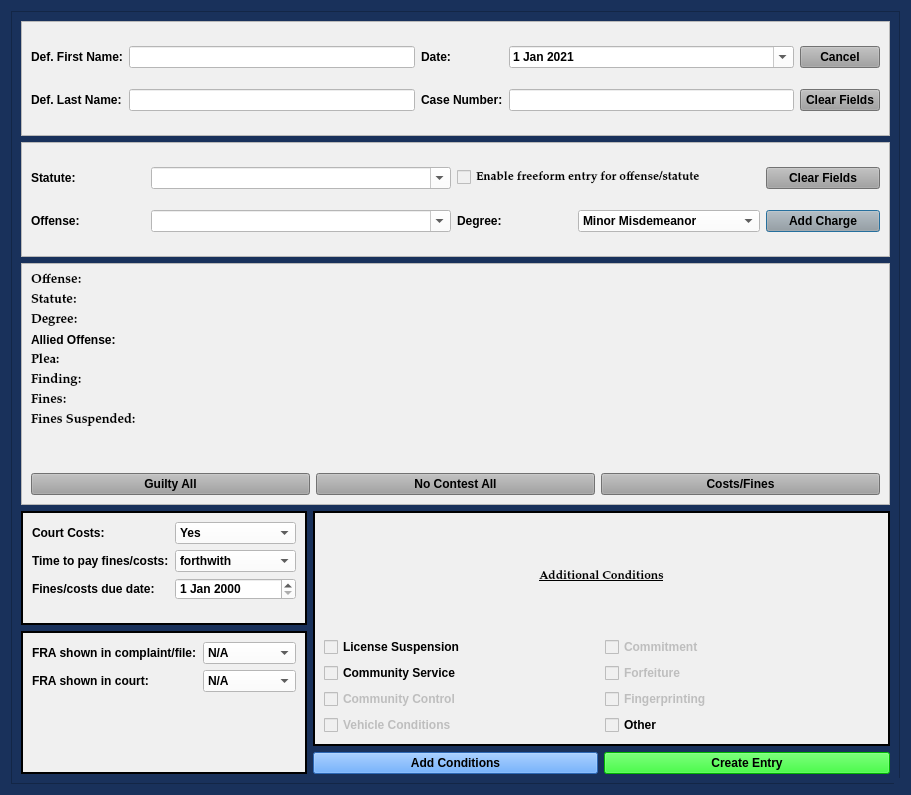
<?xml version="1.0" encoding="UTF-8"?>
<ui version="4.0">
 <class>NoJailPleaDialog</class>
 <widget class="QDialog" name="NoJailPleaDialog">
  <property name="windowModality">
   <enum>Qt::NonModal</enum>
  </property>
  <property name="geometry">
   <rect>
    <x>0</x>
    <y>0</y>
    <width>911</width>
    <height>795</height>
   </rect>
  </property>
  <property name="sizePolicy">
   <sizepolicy hsizetype="Minimum" vsizetype="Minimum">
    <horstretch>0</horstretch>
    <verstretch>0</verstretch>
   </sizepolicy>
  </property>
  <property name="minimumSize">
   <size>
    <width>0</width>
    <height>0</height>
   </size>
  </property>
  <property name="maximumSize">
   <size>
    <width>2500</width>
    <height>3500</height>
   </size>
  </property>
  <property name="palette">
   <palette>
    <active>
     <colorrole role="Button">
      <brush brushstyle="SolidPattern">
       <color alpha="255">
        <red>25</red>
        <green>49</green>
        <blue>91</blue>
       </color>
      </brush>
     </colorrole>
     <colorrole role="Base">
      <brush brushstyle="SolidPattern">
       <color alpha="255">
        <red>25</red>
        <green>49</green>
        <blue>91</blue>
       </color>
      </brush>
     </colorrole>
     <colorrole role="Window">
      <brush brushstyle="SolidPattern">
       <color alpha="255">
        <red>25</red>
        <green>49</green>
        <blue>91</blue>
       </color>
      </brush>
     </colorrole>
    </active>
    <inactive>
     <colorrole role="Button">
      <brush brushstyle="SolidPattern">
       <color alpha="255">
        <red>25</red>
        <green>49</green>
        <blue>91</blue>
       </color>
      </brush>
     </colorrole>
     <colorrole role="Base">
      <brush brushstyle="SolidPattern">
       <color alpha="255">
        <red>25</red>
        <green>49</green>
        <blue>91</blue>
       </color>
      </brush>
     </colorrole>
     <colorrole role="Window">
      <brush brushstyle="SolidPattern">
       <color alpha="255">
        <red>25</red>
        <green>49</green>
        <blue>91</blue>
       </color>
      </brush>
     </colorrole>
    </inactive>
    <disabled>
     <colorrole role="Button">
      <brush brushstyle="SolidPattern">
       <color alpha="255">
        <red>25</red>
        <green>49</green>
        <blue>91</blue>
       </color>
      </brush>
     </colorrole>
     <colorrole role="Base">
      <brush brushstyle="SolidPattern">
       <color alpha="255">
        <red>25</red>
        <green>49</green>
        <blue>91</blue>
       </color>
      </brush>
     </colorrole>
     <colorrole role="Window">
      <brush brushstyle="SolidPattern">
       <color alpha="255">
        <red>25</red>
        <green>49</green>
        <blue>91</blue>
       </color>
      </brush>
     </colorrole>
    </disabled>
   </palette>
  </property>
  <property name="font">
   <font>
    <family>Palatino Linotype</family>
    <pointsize>10</pointsize>
    <weight>75</weight>
    <italic>false</italic>
    <bold>true</bold>
   </font>
  </property>
  <property name="windowTitle">
   <string>No Jail Plea Case Information</string>
  </property>
  <property name="toolTip">
   <string/>
  </property>
  <property name="styleSheet">
   <string notr="true">background-color: rgb(25, 49, 91);
font: 75 10pt &quot;Palatino Linotype&quot;;
font-weight: bold;</string>
  </property>
  <property name="sizeGripEnabled">
   <bool>true</bool>
  </property>
  <property name="modal">
   <bool>true</bool>
  </property>
  <layout class="QVBoxLayout" name="verticalLayout" stretch="0">
   <item>
    <widget class="QScrollArea" name="scrollArea">
     <property name="widgetResizable">
      <bool>true</bool>
     </property>
     <widget class="QWidget" name="scrollAreaWidgetContents_2">
      <property name="geometry">
       <rect>
        <x>0</x>
        <y>0</y>
        <width>891</width>
        <height>775</height>
       </rect>
      </property>
      <layout class="QGridLayout" name="gridLayout_4">
       <item row="0" column="0" colspan="3">
        <widget class="QFrame" name="frame_2">
         <property name="sizePolicy">
          <sizepolicy hsizetype="Preferred" vsizetype="Preferred">
           <horstretch>0</horstretch>
           <verstretch>0</verstretch>
          </sizepolicy>
         </property>
         <property name="styleSheet">
          <string notr="true">background-color: rgb(240, 240, 240);</string>
         </property>
         <property name="frameShape">
          <enum>QFrame::StyledPanel</enum>
         </property>
         <property name="frameShadow">
          <enum>QFrame::Raised</enum>
         </property>
         <layout class="QGridLayout" name="gridLayout">
          <item row="0" column="4">
           <widget class="QPushButton" name="cancel_Button">
            <property name="focusPolicy">
             <enum>Qt::NoFocus</enum>
            </property>
            <property name="styleSheet">
             <string notr="true">background-color: rgb(160, 160, 160);</string>
            </property>
            <property name="text">
             <string>Cancel</string>
            </property>
           </widget>
          </item>
          <item row="1" column="2">
           <widget class="QLabel" name="label_3">
            <property name="text">
             <string>Case Number:</string>
            </property>
           </widget>
          </item>
          <item row="1" column="0">
           <widget class="QLabel" name="label_2">
            <property name="text">
             <string>Def. Last Name:</string>
            </property>
           </widget>
          </item>
          <item row="1" column="1">
           <widget class="QLineEdit" name="defendant_last_name_lineEdit">
            <property name="enabled">
             <bool>true</bool>
            </property>
            <property name="styleSheet">
             <string notr="true">background-color: rgb(255, 255, 255);</string>
            </property>
           </widget>
          </item>
          <item row="0" column="0">
           <widget class="QLabel" name="label">
            <property name="text">
             <string>Def. First Name:</string>
            </property>
           </widget>
          </item>
          <item row="0" column="1">
           <widget class="QLineEdit" name="defendant_first_name_lineEdit">
            <property name="maximumSize">
             <size>
              <width>500</width>
              <height>16777215</height>
             </size>
            </property>
            <property name="styleSheet">
             <string notr="true">background-color: rgb(255, 255, 255);</string>
            </property>
           </widget>
          </item>
          <item row="0" column="3">
           <widget class="QDateEdit" name="plea_trial_date">
            <property name="focusPolicy">
             <enum>Qt::NoFocus</enum>
            </property>
            <property name="styleSheet">
             <string notr="true">background-color: rgb(255, 255, 255);</string>
            </property>
            <property name="minimumDate">
             <date>
              <year>2021</year>
              <month>1</month>
              <day>1</day>
             </date>
            </property>
            <property name="calendarPopup">
             <bool>true</bool>
            </property>
            <property name="date">
             <date>
              <year>2021</year>
              <month>1</month>
              <day>1</day>
             </date>
            </property>
           </widget>
          </item>
          <item row="0" column="2">
           <widget class="QLabel" name="label_26">
            <property name="text">
             <string>Date:</string>
            </property>
           </widget>
          </item>
          <item row="1" column="4">
           <widget class="QPushButton" name="clear_fields_case_Button">
            <property name="focusPolicy">
             <enum>Qt::NoFocus</enum>
            </property>
            <property name="styleSheet">
             <string notr="true">background-color: rgb(160, 160, 160);</string>
            </property>
            <property name="text">
             <string>Clear Fields</string>
            </property>
           </widget>
          </item>
          <item row="1" column="3">
           <widget class="QLineEdit" name="case_number_lineEdit">
            <property name="maximumSize">
             <size>
              <width>500</width>
              <height>16777215</height>
             </size>
            </property>
            <property name="styleSheet">
             <string notr="true">background-color: rgb(255, 255, 255);</string>
            </property>
           </widget>
          </item>
         </layout>
        </widget>
       </item>
       <item row="1" column="0" colspan="3">
        <widget class="QFrame" name="frame_3">
         <property name="sizePolicy">
          <sizepolicy hsizetype="Preferred" vsizetype="Preferred">
           <horstretch>0</horstretch>
           <verstretch>0</verstretch>
          </sizepolicy>
         </property>
         <property name="styleSheet">
          <string notr="true">background-color: rgb(240, 240, 240);</string>
         </property>
         <property name="frameShape">
          <enum>QFrame::StyledPanel</enum>
         </property>
         <property name="frameShadow">
          <enum>QFrame::Raised</enum>
         </property>
         <layout class="QGridLayout" name="gridLayout_2">
          <item row="0" column="0">
           <widget class="QLabel" name="label_6">
            <property name="text">
             <string>Statute:</string>
            </property>
           </widget>
          </item>
          <item row="1" column="1">
           <widget class="QComboBox" name="offense_choice_box">
            <property name="minimumSize">
             <size>
              <width>300</width>
              <height>0</height>
             </size>
            </property>
            <property name="styleSheet">
             <string notr="true">background-color: rgb(255, 255, 255);</string>
            </property>
            <property name="editable">
             <bool>true</bool>
            </property>
           </widget>
          </item>
          <item row="1" column="2">
           <widget class="QLabel" name="label_23">
            <property name="text">
             <string>Degree:</string>
            </property>
           </widget>
          </item>
          <item row="0" column="1">
           <widget class="QComboBox" name="statute_choice_box">
            <property name="enabled">
             <bool>true</bool>
            </property>
            <property name="minimumSize">
             <size>
              <width>300</width>
              <height>0</height>
             </size>
            </property>
            <property name="focusPolicy">
             <enum>Qt::WheelFocus</enum>
            </property>
            <property name="styleSheet">
             <string notr="true">background-color: rgb(255, 255, 255);</string>
            </property>
            <property name="editable">
             <bool>true</bool>
            </property>
           </widget>
          </item>
          <item row="1" column="0">
           <widget class="QLabel" name="label_15">
            <property name="text">
             <string>Offense:</string>
            </property>
           </widget>
          </item>
          <item row="0" column="4">
           <widget class="QPushButton" name="clear_fields_charge_Button">
            <property name="focusPolicy">
             <enum>Qt::NoFocus</enum>
            </property>
            <property name="styleSheet">
             <string notr="true">background-color: rgb(160, 160, 160);</string>
            </property>
            <property name="text">
             <string>Clear Fields</string>
            </property>
           </widget>
          </item>
          <item row="1" column="3">
           <widget class="QComboBox" name="degree_choice_box">
            <property name="enabled">
             <bool>true</bool>
            </property>
            <property name="focusPolicy">
             <enum>Qt::NoFocus</enum>
            </property>
            <property name="styleSheet">
             <string notr="true">background-color: rgb(255, 255, 255);</string>
            </property>
            <item>
             <property name="text">
              <string>Minor Misdemeanor</string>
             </property>
            </item>
            <item>
             <property name="text">
              <string>M1</string>
             </property>
            </item>
            <item>
             <property name="text">
              <string>M2</string>
             </property>
            </item>
            <item>
             <property name="text">
              <string>M3</string>
             </property>
            </item>
            <item>
             <property name="text">
              <string>M4</string>
             </property>
            </item>
            <item>
             <property name="text">
              <string>Unclassified Misdemeanor</string>
             </property>
            </item>
           </widget>
          </item>
          <item row="1" column="4">
           <widget class="QPushButton" name="add_charge_Button">
            <property name="styleSheet">
             <string notr="true">background-color: rgb(160, 160, 160);</string>
            </property>
            <property name="text">
             <string>Add Charge</string>
            </property>
           </widget>
          </item>
          <item row="0" column="2" colspan="2">
           <widget class="QCheckBox" name="freeform_entry_checkBox">
            <property name="font">
             <font>
              <family>Palatino Linotype</family>
              <pointsize>9</pointsize>
              <weight>9</weight>
              <italic>false</italic>
              <bold>false</bold>
             </font>
            </property>
            <property name="focusPolicy">
             <enum>Qt::NoFocus</enum>
            </property>
            <property name="styleSheet">
             <string notr="true">font: 75 9pt &quot;Palatino Linotype&quot;;</string>
            </property>
            <property name="text">
             <string>Enable freeform entry for offense/statute</string>
            </property>
           </widget>
          </item>
         </layout>
        </widget>
       </item>
       <item row="2" column="0" colspan="3">
        <widget class="QFrame" name="frame">
         <property name="sizePolicy">
          <sizepolicy hsizetype="Preferred" vsizetype="Preferred">
           <horstretch>0</horstretch>
           <verstretch>0</verstretch>
          </sizepolicy>
         </property>
         <property name="styleSheet">
          <string notr="true">background-color: rgb(240, 240, 240);</string>
         </property>
         <property name="frameShape">
          <enum>QFrame::StyledPanel</enum>
         </property>
         <property name="frameShadow">
          <enum>QFrame::Raised</enum>
         </property>
         <layout class="QVBoxLayout" name="verticalLayout_2">
          <item>
           <layout class="QGridLayout" name="gridLayout_3">
            <item row="0" column="0" colspan="3">
             <layout class="QGridLayout" name="charges_gridLayout">
              <item row="4" column="0">
               <widget class="QLabel" name="plea_label_1">
                <property name="font">
                 <font>
                  <family>Palatino Linotype</family>
                  <pointsize>10</pointsize>
                  <weight>75</weight>
                  <italic>false</italic>
                  <bold>true</bold>
                 </font>
                </property>
                <property name="text">
                 <string>Plea:</string>
                </property>
               </widget>
              </item>
              <item row="5" column="0">
               <widget class="QLabel" name="label_14">
                <property name="font">
                 <font>
                  <family>Palatino Linotype</family>
                  <pointsize>10</pointsize>
                  <weight>75</weight>
                  <italic>false</italic>
                  <bold>true</bold>
                 </font>
                </property>
                <property name="text">
                 <string>Finding:</string>
                </property>
               </widget>
              </item>
              <item row="7" column="0">
               <widget class="QLabel" name="label_10">
                <property name="font">
                 <font>
                  <family>Palatino Linotype</family>
                  <pointsize>10</pointsize>
                  <weight>75</weight>
                  <italic>false</italic>
                  <bold>true</bold>
                 </font>
                </property>
                <property name="text">
                 <string>Fines Suspended:</string>
                </property>
               </widget>
              </item>
              <item row="9" column="0">
               <widget class="QLabel" name="label_5">
                <property name="text">
                 <string/>
                </property>
               </widget>
              </item>
              <item row="2" column="0">
               <widget class="QLabel" name="label_20">
                <property name="font">
                 <font>
                  <family>Palatino Linotype</family>
                  <pointsize>10</pointsize>
                  <weight>75</weight>
                  <italic>false</italic>
                  <bold>true</bold>
                 </font>
                </property>
                <property name="text">
                 <string>Degree:</string>
                </property>
               </widget>
              </item>
              <item row="6" column="0">
               <widget class="QLabel" name="label_17">
                <property name="font">
                 <font>
                  <family>Palatino Linotype</family>
                  <pointsize>10</pointsize>
                  <weight>75</weight>
                  <italic>false</italic>
                  <bold>true</bold>
                 </font>
                </property>
                <property name="text">
                 <string>Fines:</string>
                </property>
               </widget>
              </item>
              <item row="0" column="0">
               <widget class="QLabel" name="offense_label_1">
                <property name="font">
                 <font>
                  <family>Palatino Linotype</family>
                  <pointsize>10</pointsize>
                  <weight>75</weight>
                  <italic>false</italic>
                  <bold>true</bold>
                 </font>
                </property>
                <property name="text">
                 <string>Offense:</string>
                </property>
                <property name="wordWrap">
                 <bool>true</bool>
                </property>
               </widget>
              </item>
              <item row="1" column="0">
               <widget class="QLabel" name="label_19">
                <property name="font">
                 <font>
                  <family>Palatino Linotype</family>
                  <pointsize>10</pointsize>
                  <weight>75</weight>
                  <italic>false</italic>
                  <bold>true</bold>
                 </font>
                </property>
                <property name="text">
                 <string>Statute:</string>
                </property>
               </widget>
              </item>
              <item row="8" column="0">
               <widget class="QLabel" name="label_4">
                <property name="text">
                 <string/>
                </property>
               </widget>
              </item>
              <item row="3" column="0">
               <widget class="QLabel" name="label_7">
                <property name="text">
                 <string>Allied Offense:</string>
                </property>
               </widget>
              </item>
             </layout>
            </item>
            <item row="1" column="0">
             <widget class="QPushButton" name="guilty_all_Button">
              <property name="sizePolicy">
               <sizepolicy hsizetype="Preferred" vsizetype="Fixed">
                <horstretch>0</horstretch>
                <verstretch>0</verstretch>
               </sizepolicy>
              </property>
              <property name="focusPolicy">
               <enum>Qt::NoFocus</enum>
              </property>
              <property name="styleSheet">
               <string notr="true">background-color: rgb(160, 160, 160);</string>
              </property>
              <property name="text">
               <string>Guilty All</string>
              </property>
             </widget>
            </item>
            <item row="1" column="1">
             <widget class="QPushButton" name="no_contest_all_Button">
              <property name="sizePolicy">
               <sizepolicy hsizetype="Preferred" vsizetype="Fixed">
                <horstretch>0</horstretch>
                <verstretch>0</verstretch>
               </sizepolicy>
              </property>
              <property name="focusPolicy">
               <enum>Qt::NoFocus</enum>
              </property>
              <property name="styleSheet">
               <string notr="true">background-color: rgb(160, 160, 160);</string>
              </property>
              <property name="text">
               <string>No Contest All</string>
              </property>
             </widget>
            </item>
            <item row="1" column="2">
             <widget class="QPushButton" name="costs_and_fines_Button">
              <property name="sizePolicy">
               <sizepolicy hsizetype="Preferred" vsizetype="Fixed">
                <horstretch>0</horstretch>
                <verstretch>0</verstretch>
               </sizepolicy>
              </property>
              <property name="focusPolicy">
               <enum>Qt::NoFocus</enum>
              </property>
              <property name="styleSheet">
               <string notr="true">background-color: rgb(160, 160, 160);</string>
              </property>
              <property name="text">
               <string>Costs/Fines</string>
              </property>
              <property name="flat">
               <bool>false</bool>
              </property>
             </widget>
            </item>
           </layout>
          </item>
         </layout>
        </widget>
       </item>
       <item row="3" column="0">
        <widget class="QFrame" name="frame_5">
         <property name="sizePolicy">
          <sizepolicy hsizetype="Preferred" vsizetype="Preferred">
           <horstretch>0</horstretch>
           <verstretch>0</verstretch>
          </sizepolicy>
         </property>
         <property name="styleSheet">
          <string notr="true">background-color: rgb(240, 240, 240);</string>
         </property>
         <property name="frameShape">
          <enum>QFrame::Box</enum>
         </property>
         <property name="frameShadow">
          <enum>QFrame::Plain</enum>
         </property>
         <property name="lineWidth">
          <number>2</number>
         </property>
         <layout class="QFormLayout" name="formLayout">
          <item row="0" column="0">
           <widget class="QLabel" name="label_11">
            <property name="text">
             <string>Court Costs:</string>
            </property>
           </widget>
          </item>
          <item row="0" column="1">
           <widget class="QComboBox" name="court_costs_box">
            <property name="styleSheet">
             <string notr="true">background-color: rgb(255, 255, 255);</string>
            </property>
            <item>
             <property name="text">
              <string>Yes</string>
             </property>
            </item>
            <item>
             <property name="text">
              <string>No</string>
             </property>
            </item>
           </widget>
          </item>
          <item row="1" column="0">
           <widget class="QLabel" name="label_9">
            <property name="text">
             <string>Time to pay fines/costs:</string>
            </property>
           </widget>
          </item>
          <item row="1" column="1">
           <widget class="QComboBox" name="ability_to_pay_box">
            <property name="styleSheet">
             <string notr="true">background-color: rgb(255, 255, 255);</string>
            </property>
            <item>
             <property name="text">
              <string>forthwith</string>
             </property>
            </item>
            <item>
             <property name="text">
              <string>within 30 days</string>
             </property>
            </item>
            <item>
             <property name="text">
              <string>within 60 days</string>
             </property>
            </item>
            <item>
             <property name="text">
              <string>within 90 days</string>
             </property>
            </item>
           </widget>
          </item>
          <item row="2" column="0">
           <widget class="QLabel" name="label_18">
            <property name="text">
             <string>Fines/costs due date:</string>
            </property>
           </widget>
          </item>
          <item row="2" column="1">
           <widget class="QDateEdit" name="balance_due_date">
            <property name="styleSheet">
             <string notr="true">background-color: rgb(255, 255, 255);</string>
            </property>
           </widget>
          </item>
         </layout>
        </widget>
       </item>
       <item row="3" column="1" rowspan="2" colspan="2">
        <widget class="QFrame" name="frame_6">
         <property name="sizePolicy">
          <sizepolicy hsizetype="Preferred" vsizetype="Preferred">
           <horstretch>0</horstretch>
           <verstretch>0</verstretch>
          </sizepolicy>
         </property>
         <property name="styleSheet">
          <string notr="true">background-color: rgb(240, 240, 240);
font: 75 9pt &quot;Palatino Linotype&quot;;
font-weight: bold;</string>
         </property>
         <property name="frameShape">
          <enum>QFrame::Box</enum>
         </property>
         <property name="frameShadow">
          <enum>QFrame::Plain</enum>
         </property>
         <property name="lineWidth">
          <number>2</number>
         </property>
         <layout class="QGridLayout" name="gridLayout_6" rowstretch="1,3">
          <item row="0" column="0">
           <widget class="QLabel" name="label_24">
            <property name="font">
             <font>
              <family>Palatino Linotype</family>
              <pointsize>9</pointsize>
              <weight>75</weight>
              <italic>false</italic>
              <bold>true</bold>
              <underline>true</underline>
             </font>
            </property>
            <property name="text">
             <string>Additional Conditions</string>
            </property>
            <property name="alignment">
             <set>Qt::AlignCenter</set>
            </property>
           </widget>
          </item>
          <item row="1" column="0">
           <layout class="QGridLayout" name="add_conditions_gridLayout">
            <item row="0" column="0">
             <widget class="QCheckBox" name="license_suspension_checkBox">
              <property name="text">
               <string>License Suspension</string>
              </property>
             </widget>
            </item>
            <item row="0" column="1">
             <widget class="QCheckBox" name="checkBox_4">
              <property name="enabled">
               <bool>false</bool>
              </property>
              <property name="sizePolicy">
               <sizepolicy hsizetype="Preferred" vsizetype="Fixed">
                <horstretch>0</horstretch>
                <verstretch>0</verstretch>
               </sizepolicy>
              </property>
              <property name="focusPolicy">
               <enum>Qt::NoFocus</enum>
              </property>
              <property name="text">
               <string>Commitment</string>
              </property>
             </widget>
            </item>
            <item row="1" column="0">
             <widget class="QCheckBox" name="community_service_checkBox">
              <property name="text">
               <string>Community Service</string>
              </property>
             </widget>
            </item>
            <item row="1" column="1">
             <widget class="QCheckBox" name="checkBox_5">
              <property name="enabled">
               <bool>false</bool>
              </property>
              <property name="focusPolicy">
               <enum>Qt::NoFocus</enum>
              </property>
              <property name="text">
               <string>Forfeiture</string>
              </property>
             </widget>
            </item>
            <item row="2" column="0">
             <widget class="QCheckBox" name="community_control_checkBox">
              <property name="enabled">
               <bool>false</bool>
              </property>
              <property name="text">
               <string>Community Control</string>
              </property>
             </widget>
            </item>
            <item row="2" column="1">
             <widget class="QCheckBox" name="checkBox_3">
              <property name="enabled">
               <bool>false</bool>
              </property>
              <property name="focusPolicy">
               <enum>Qt::NoFocus</enum>
              </property>
              <property name="text">
               <string>Fingerprinting</string>
              </property>
             </widget>
            </item>
            <item row="3" column="0">
             <widget class="QCheckBox" name="checkBox_7">
              <property name="enabled">
               <bool>false</bool>
              </property>
              <property name="focusPolicy">
               <enum>Qt::NoFocus</enum>
              </property>
              <property name="text">
               <string>Vehicle Conditions</string>
              </property>
             </widget>
            </item>
            <item row="3" column="1">
             <widget class="QCheckBox" name="other_conditions_checkBox">
              <property name="enabled">
               <bool>true</bool>
              </property>
              <property name="focusPolicy">
               <enum>Qt::NoFocus</enum>
              </property>
              <property name="text">
               <string>Other</string>
              </property>
             </widget>
            </item>
           </layout>
          </item>
         </layout>
        </widget>
       </item>
       <item row="4" column="0" rowspan="2">
        <widget class="QFrame" name="frame_7">
         <property name="sizePolicy">
          <sizepolicy hsizetype="Preferred" vsizetype="Preferred">
           <horstretch>0</horstretch>
           <verstretch>0</verstretch>
          </sizepolicy>
         </property>
         <property name="styleSheet">
          <string notr="true">background-color: rgb(240, 240, 240);</string>
         </property>
         <property name="frameShape">
          <enum>QFrame::Box</enum>
         </property>
         <property name="frameShadow">
          <enum>QFrame::Plain</enum>
         </property>
         <property name="lineWidth">
          <number>2</number>
         </property>
         <layout class="QFormLayout" name="formLayout_2">
          <item row="0" column="0">
           <widget class="QLabel" name="label_21">
            <property name="text">
             <string>FRA shown in complaint/file:</string>
            </property>
           </widget>
          </item>
          <item row="0" column="1">
           <widget class="QComboBox" name="fra_in_file_box">
            <property name="styleSheet">
             <string notr="true">background-color: rgb(255, 255, 255);</string>
            </property>
            <item>
             <property name="text">
              <string>N/A</string>
             </property>
            </item>
            <item>
             <property name="text">
              <string>Yes</string>
             </property>
            </item>
            <item>
             <property name="text">
              <string>No</string>
             </property>
            </item>
           </widget>
          </item>
          <item row="1" column="0">
           <widget class="QLabel" name="label_22">
            <property name="text">
             <string>FRA shown in court:</string>
            </property>
           </widget>
          </item>
          <item row="1" column="1">
           <widget class="QComboBox" name="fra_in_court_box">
            <property name="styleSheet">
             <string notr="true">background-color: rgb(255, 255, 255);</string>
            </property>
            <item>
             <property name="text">
              <string>N/A</string>
             </property>
            </item>
            <item>
             <property name="text">
              <string>Yes</string>
             </property>
            </item>
            <item>
             <property name="text">
              <string>No</string>
             </property>
            </item>
           </widget>
          </item>
         </layout>
        </widget>
       </item>
       <item row="5" column="1">
        <widget class="QPushButton" name="add_conditions_Button">
         <property name="styleSheet">
          <string notr="true">background-color: rgb(62, 146, 255)</string>
         </property>
         <property name="text">
          <string>Add Conditions</string>
         </property>
         <property name="autoDefault">
          <bool>false</bool>
         </property>
        </widget>
       </item>
       <item row="5" column="2">
        <widget class="QPushButton" name="create_entry_Button">
         <property name="styleSheet">
          <string notr="true">background-color: rgb(0, 255, 0);</string>
         </property>
         <property name="text">
          <string>Create Entry</string>
         </property>
         <property name="autoDefault">
          <bool>false</bool>
         </property>
        </widget>
       </item>
      </layout>
     </widget>
    </widget>
   </item>
  </layout>
 </widget>
 <tabstops>
  <tabstop>defendant_first_name_lineEdit</tabstop>
  <tabstop>defendant_last_name_lineEdit</tabstop>
  <tabstop>case_number_lineEdit</tabstop>
  <tabstop>statute_choice_box</tabstop>
  <tabstop>offense_choice_box</tabstop>
  <tabstop>add_charge_Button</tabstop>
  <tabstop>court_costs_box</tabstop>
  <tabstop>ability_to_pay_box</tabstop>
  <tabstop>balance_due_date</tabstop>
  <tabstop>fra_in_file_box</tabstop>
  <tabstop>fra_in_court_box</tabstop>
  <tabstop>license_suspension_checkBox</tabstop>
  <tabstop>community_service_checkBox</tabstop>
  <tabstop>community_control_checkBox</tabstop>
  <tabstop>add_conditions_Button</tabstop>
  <tabstop>create_entry_Button</tabstop>
  <tabstop>scrollArea</tabstop>
 </tabstops>
 <resources/>
 <connections/>
 <slots>
  <slot>create_entry()</slot>
  <slot>continue_dialog()</slot>
  <slot>close_window()</slot>
  <slot>set_dialog()</slot>
  <slot>update_case_information()</slot>
  <slot>ovi_dialog()</slot>
  <slot>sentencing_dialog()</slot>
  <slot>proceed_to_sentencing()</slot>
  <slot>proceed_to_ovi()</slot>
  <slot>add_charge()</slot>
  <slot>set_statute()</slot>
  <slot>set_pay_date()</slot>
  <slot>amend_offense()</slot>
  <slot>set_offense()</slot>
  <slot>add_charge_to_view()</slot>
  <slot>delete_charge()</slot>
  <slot>delete_charge_from_view()</slot>
  <slot>close_event()</slot>
  <slot>set_fra_in_file()</slot>
  <slot>set_fra_in_court()</slot>
  <slot>start_add_conditions_dialog()</slot>
  <slot>start_amend_offense_dialog()</slot>
 </slots>
</ui>
